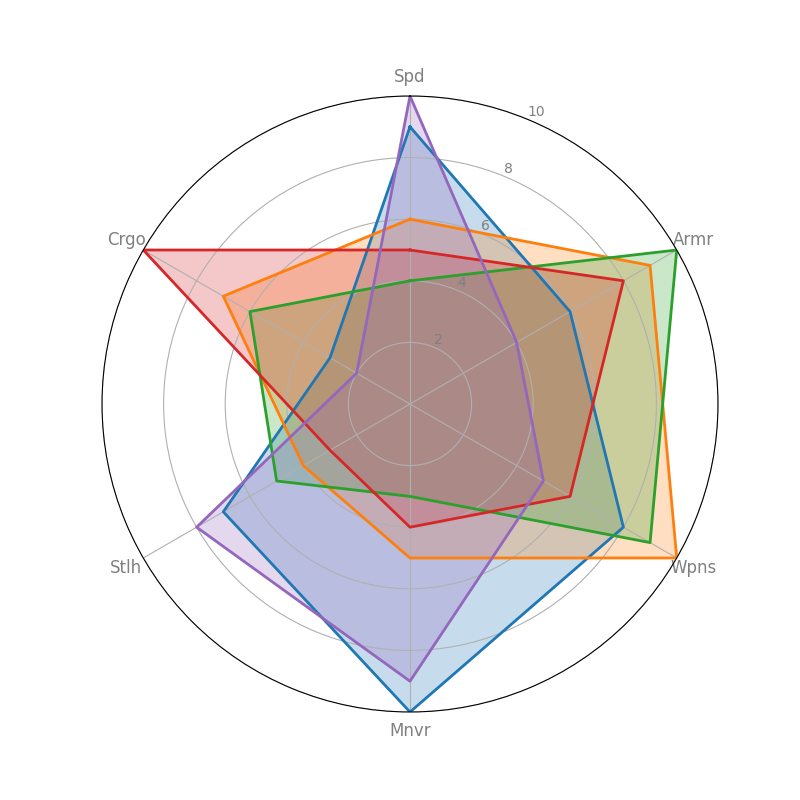

This figure's Python source:
import numpy as np
import matplotlib.pyplot as plt
from math import pi

spacecraft_types = ['Fighter', 'Bomber', 'Destroyer', 'Cruiser', 'Scout']
attributes = ['Spd', 'Armr', 'Wpns', 'Mnvr', 'Stlh', 'Crgo']

spacecraft_data = {
    'Fghtr': [9, 6, 8, 10, 7, 3],
    'Bmb': [6, 9, 10, 5, 4, 7],
    'Dstyr': [4, 10, 9, 3, 5, 6],
    'Crsr': [5, 8, 6, 4, 3, 10],
    'Sct': [10, 4, 5, 9, 8, 2]
}

num_attributes = len(attributes)
angles = np.linspace(0, 2 * pi, num_attributes, endpoint=False).tolist()
angles += angles[:1]

fig, ax = plt.subplots(figsize=(8, 8), subplot_kw=dict(polar=True))

ax.set_theta_offset(pi / 2)
ax.set_theta_direction(-1)
plt.xticks(angles[:-1], attributes, color='grey', size=12)
plt.yticks([2, 4, 6, 8, 10], ["2", "4", "6", "8", "10"], color='grey', size=10)
plt.ylim(0, 10)

colors = ['#1f77b4', '#ff7f0e', '#2ca02c', '#d62728', '#9467bd']
for idx, (spacecraft, values) in enumerate(spacecraft_data.items()):
    values += values[:1]
    ax.plot(angles, values, linewidth=2, linestyle='solid', color=colors[idx])
    ax.fill(angles, values, color=colors[idx], alpha=0.25)

plt.show()
